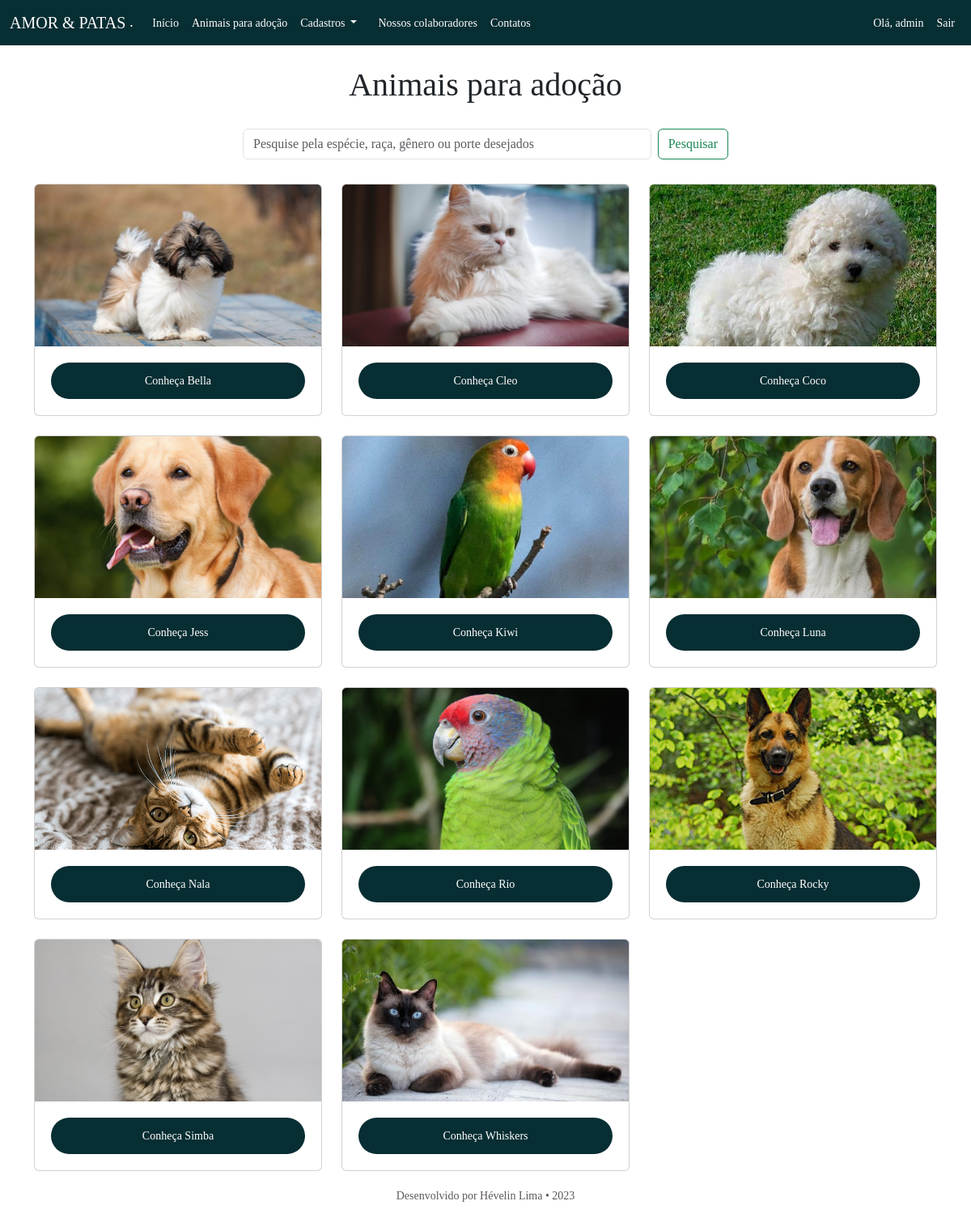
/lista_animais/ (signed in), run on the app's committed database.
### animais/models.py (models this page shows, shortened)
class Animais(models.Model):
  vacinacao_choices = [
    ("Sim", "Sim"),
    ("Não", "Não")
  ]
  nome = models.CharField(max_length=100)
  especie = models.ForeignKey(Especies, on_delete=models.DO_NOTHING)
  idade = models.IntegerField(validators=[MinValueValidator(0)], default=1)
  porte = models.ForeignKey(Porte, on_delete=models.DO_NOTHING)
  peso = models.IntegerField(validators=[MinValueValidator(0)], default=1)
  raça = models.ForeignKey(Raca, on_delete=models.DO_NOTHING)
  vacinacao_em_dia = models.CharField(max_length=3, choices=vacinacao_choices, default="Sim")
  cirurgias = models.CharField(max_length=200, default='Nenhuma')
  problemas_de_saude = models.CharField(max_length=200, default='Nenhum')
  medicacoes_atuais = models.CharField(max_length=200, default='Nenhuma')
  genero = models.ForeignKey(Genero, on_delete=models.DO_NOTHING)
  comportamento = models.CharField(max_length=255, default='Comportamento padrão')
  photo = models.ImageField(upload_to='MEDIA_URL', blank=True, null=True)
  class Meta:
    verbose_name = "Animal"
    verbose_name_plural = "Registro de animais"
    ordering = ["nome"]

### base/views.py (the view)
# urls.py: path('lista_animais/', views.lista_animais, name="lista_animais"),
def lista_animais(request):
  animais = Animais.objects.all()
  return render(request, "lista_animais.html", {'animais': animais})

### base/templates/lista_animais.html (shortened to what this page needs)
{% extends "base.html" %}
{% load static %}
{% block 'head' %} <link rel="stylesheet" href="{% static 'css/outros.css' %}"> {% endblock %}
{% block 'principal' %}
  <div class="h1-title">
    <h1 class="text-center">Animais para adoção</h1>
  </div>
  <div class="col-md-6 offset-md-3 search-form">
    <form action="{% url 'base:search_animais' %}" method=POST class="d-flex" role="search" target="_blank">
      <input type="search" name="pesquisa" class="form-control me-2" placeholder="Pesquise pela espécie, raça, gênero ou porte desejados">
      <button class="btn btn-outline-success" type="submit">Pesquisar</button>
    </form>
  </div>
  <div class="container">
    <div class="row row-cols-1 row-cols-md-3 g-4">
      {% for animal in animais %}
        <div class="col">
          <div class="card h-100 card-all">
            <img width="100%" src="{{ animal.photo.url }}" class="card-img-top custom-image" alt="...">
            <a href="{% url 'base:card_animal' animal.id %}" class="btn-enviar text-center">Conheça {{ animal.nome }}</a>
          </div>
        </div>
      {% endfor %}
    </div>
  </div>
{% endblock %}

### templates/base.html (shortened to what this page needs)
{% load static %}
<!doctype html>
<html lang="pt-br">
  <head>
    <link rel="stylesheet" href="https://cdn.jsdelivr.net/gh/devicons/devicon@v2.15.1/devicon.min.css">
    <link href="{% static 'css/bootstrap.min.css' %}" rel="stylesheet">
    <link rel="stylesheet" href="{% static 'css/base.css' %}">
    {% block 'head' %}{% endblock %}
  </head>
  <body>
    <nav class="navbar navbar-expand-lg bg-body-tertiary nav-base">
      <div class="container-fluid">
        <div class="d-flex">
          <a class="navbar-brand a-white" href="{% url 'base:Amor&Patas' %}">AMOR & PATAS ܁</a>
        </div>
        <div class="collapse navbar-collapse" id="navbarTogglerDemo01">
          <div class="navbar-nav">
            <a class="nav-link active a-white" aria-current="page" href="{% url 'base:Amor&Patas' %}">Início</a>
            <a class="nav-link a-white" href="{% url 'base:lista_animais' %}">Animais para adoção</a>
            {% if user.is_authenticated and user.is_staff %}
              <li class="nav-item dropdown">
                <a class="nav-link dropdown-toggle a-white" href="#" role="button" data-bs-toggle="dropdown" aria-expanded="false">
                  Cadastros
                </a>
              </li>
            {% endif %}
            <a class="nav-link a-white" href="{% url 'colaboradores:lista_colaboradores' %}">Nossos colaboradores</a>
            <a class="nav-link a-white" href="{% url 'base:contactus' %}">Contatos</a>
          </div>
          {% if request.user.is_authenticated %}
            <div class="navbar-nav ms-auto">
              <a class="nav-link a-white">Olá, {{ user.username }}</a>
              <a class="nav-link a-white" href="{% url 'logout' %}">Sair</a>
            </div>
          {% else %}
            <div class="navbar-nav ms-auto">
              <a class="nav-link a-white" href="{% url 'registrar' %}">Cadastro</a>
              <a class="nav-link a-white" href="{% url 'login' %}">Login</a>
            </div>
          {% endif %}
        </div>
      </div>
    </nav>
    {% block 'principal' %}
    {% endblock %}
    <div class="site-footer">
      <div class="container">
        <div class="row text-center">
          <p>Desenvolvido por Hévelin Lima • 2023</p>
        </div>
      </div>
    </div>
  </body>
</html>

### templates/static/css/base.css (style rules this page uses)
body { font-family: "Source Serif 4", serif; line-height: 1.5; background: #ffffff; font-size: 14px; }
.h1-title { margin: 25px; }
.site-footer { font-size: 14px; color: rgba(29, 23, 23, 0.712); line-height: 1.6; padding-top: 20px; }
li { margin-right: 10px; }
p { margin-bottom: 0; }
.nav-base { background-color: #072e33 !important; }
a.a-white { color: #fff !important; }

### templates/static/css/outros.css (style rules this page uses)
.h1-title { margin: 25px; }
.btn-enviar { margin: 20px 20px; padding-top: 12px; padding-bottom: 12px; padding-left: 30px; padding-right: 30px; border-radius: 30px; font-size: 14px; background: #072e33; color: #fff; text-decoration: none; transition: all 0.3 ease-in; }
.custom-image { width: 100%; height: 200px; object-fit: cover; }
.search-form { margin-top: 30px; margin-bottom: 30px; }

### data on the page
Animais: photo (picture), nome "Bella"
Animais: photo (picture), nome "Cleo"
Animais: photo (picture), nome "Coco"
Animais: photo (picture), nome "Jess"
Animais: photo (picture), nome "Kiwi"
Animais: photo (picture), nome "Luna"
Animais: photo (picture), nome "Nala"
Animais: photo (picture), nome "Rio"
Animais: photo (picture), nome "Rocky"
Animais: photo (picture), nome "Simba"
Animais: photo (picture), nome "Whiskers"

### other printed values
{{ user.username }} "admin"
